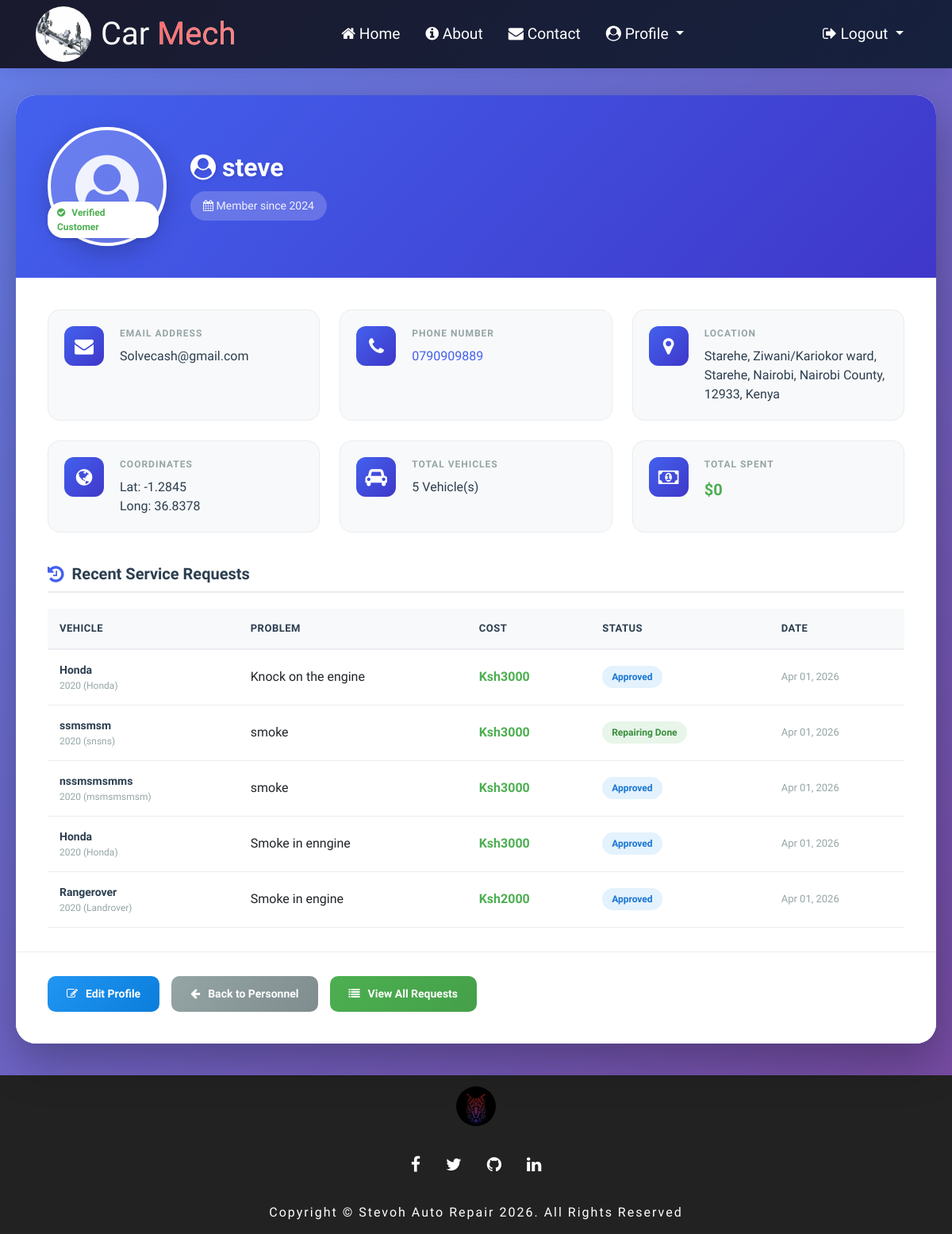
Screenshot of /single_customer/6/ with the database file from the repository.
### vehicle/models.py (models this page shows, shortened)
class Customer(models.Model):
    username = models.CharField(max_length=100)
    password = models.CharField(max_length=100)
    email = models.CharField(max_length=200)
    image = models.ImageField(upload_to="images/", blank=True, null=True)
    location = models.CharField(max_length=255)
    phone = models.CharField(max_length=100, null=False)
    latitude = models.DecimalField(max_digits=9, decimal_places=6, null=True, blank=True)
    longitude = models.DecimalField(max_digits=9, decimal_places=6, null=True, blank=True)
    class Meta:
        verbose_name_plural = "Customer"
    def get_absolute_url(self):
        return reverse('single_customer', kwargs={"id": self.id})

class Request(models.Model):
    type = [
        ('two wheeler with gear', 'two wheeler with gear'),
        ('two wheeler without gear', 'two wheeler without gear'),
        ('three wheeler', 'three wheeler'),
        ('four wheeler', 'four wheeler')
    ]
    category = models.CharField(max_length=100, choices=type)
    vehicle_no = models.CharField(max_length=100,   null=False)
    vehicle_name = models.CharField(max_length=100, null=False)
    vehicle_model = models.CharField(max_length=100, null=False)
    vehicle_brand = models.CharField(max_length=100, null=False)
    problem_description = models.CharField(max_length=1000, null=False)
    date = models.DateField(auto_now=True)
    cost = models.PositiveIntegerField(null=True)
    customer = models.ForeignKey('Customer', on_delete=models.CASCADE, null=True)
    mechanic = models.ForeignKey('Mechanic', on_delete=models.CASCADE, null=True)
    final = [
        ('Pending', 'Pending'),
        ('Approved', 'Approved'),
        ('Repairing', 'Repairing'),
        ('Repairing Done', 'Repairing Done'),
        ('Released', 'Released')
    ]
    status = models.CharField(max_length=100, choices=final, default='Pending', null=True)
    def __str__(self):
        return f"{self.vehicle_no} - {self.vehicle_name} - {self.vehicle_brand}"
    class Meta:
        ordering = ('-date',)
        verbose_name_plural = "Request"

### vehicle/views.py (the view)
# urls.py: path("single_customer/<int:id>/", views.get_single_customer, name='single_customer'),
def get_single_customer(request, id):
    customer = Customer.objects.get(id=id)
    context = {
        "customer": customer,
    }
    return render(request, "admin/single_customer.html", context)

### templates/admin/single_customer.html (shortened to what this page needs)
{% extends "others/base3.html" %}
{% load static %}
{% block name %}
<div class="single-customer-container">
    <div class="customer-profile-card">
        <div class="profile-header">
            <div class="profile-image-container">
                {% if customer.image and customer.image.url %}
                    <img src="{{ customer.image.url }}" alt="{{ customer.username }}" class="profile-image"/>
                {% else %}
                    <div class="default-avatar">
                        <i class="fa fa-user-circle"></i>
                    </div>
                {% endif %}
                <div class="profile-verified-badge">
                    <span class="verified-badge">
                        <i class="fa fa-check-circle"></i> Verified Customer
                    </span>
                </div>
            </div>
            <div class="profile-header-info">
                <h1 class="customer-name">
                    <i class="fa fa-user-circle"></i> {{ customer.username }}
                </h1>
                <p class="customer-since">
                    <i class="fa fa-calendar"></i> Member since {{ customer.date_joined|default:"2024" }}
                </p>
            </div>
        </div>
        <div class="profile-details">
            <div class="details-grid">
                <div class="detail-card">
                    <div class="detail-icon">
                        <i class="fa fa-envelope"></i>
                    </div>
                    <div class="detail-content">
                        <label>Email Address</label>
                        <p>{{ customer.email }}</p>
                    </div>
                </div>
                <div class="detail-card">
                    <div class="detail-icon">
                        <i class="fa fa-phone"></i>
                    </div>
                    <div class="detail-content">
                        <label>Phone Number</label>
                        <p><a href="tel:{{ customer.phone }}">{{ customer.phone }}</a></p>
                    </div>
                </div>
                <div class="detail-card">
                    <div class="detail-icon">
                        <i class="fa fa-map-marker"></i>
                    </div>
                    <div class="detail-content">
                        <label>Location</label>
                        <p>{{ customer.location }}</p>
                    </div>
                </div>
                <div class="detail-card">
                    <div class="detail-icon">
                        <i class="fa fa-globe"></i>
                    </div>
                    <div class="detail-content">
                        <label>Coordinates</label>
                        <p>
                            {% if customer.latitude and customer.longitude %}
                                Lat: {{ customer.latitude|floatformat:4 }}<br>
                                Long: {{ customer.longitude|floatformat:4 }}
                            {% else %}
                                Not available
                            {% endif %}
                        </p>
                    </div>
                </div>
                <div class="detail-card">
                    <div class="detail-icon">
                        <i class="fa fa-car"></i>
                    </div>
                    <div class="detail-content">
                        <label>Total Vehicles</label>
                        <p>{{ customer.request_set.count }} Vehicle(s)</p>
                    </div>
                </div>
                <div class="detail-card">
                    <div class="detail-icon">
                        <i class="fa fa-money"></i>
                    </div>
                    <div class="detail-content">
                        <label>Total Spent</label>
                        <p class="total-spent">${{ total_spent|default:"0" }}</p>
                    </div>
                </div>
            </div>
        </div>
        <div class="recent-requests-section">
            <div class="section-title">
                <i class="fa fa-history"></i>
                <h3>Recent Service Requests</h3>
            </div>
            <div class="table-responsive">
                <table class="requests-table">
                    <thead>
                        <tr>
                            <th>Vehicle</th>
                            <th>Problem</th>
                            <th>Cost</th>
                            <th>Status</th>
                            <th>Date</th>
                        </thead>
                        <tbody>
                            {% for request in customer.request_set.all|slice:":5" %}
                            <tr>
                                <td>
                                    <div class="vehicle-info">
                                        <strong>{{ request.vehicle_name }}</strong>
                                        <span class="vehicle-model">{{ request.vehicle_model }} ({{ request.vehicle_brand }})</span>
                                    </div>
                                </td>
                                <td>{{ request.problem_description|truncatechars:50 }}</td>
                                <td class="cost-cell">Ksh{{ request.cost }}</td>
                                <td>
                                    <span class="status-badge status-{{ request.status|lower|cut:' ' }}">
                                        {{ request.status }}
                                    </span>
                                </td>
                                <td class="date-cell">{{ request.date|date:"M d, Y" }}</td>
                            </tr>
                            {% endfor %}
                        </tbody>
                    </table>
                </div>
            </div>
        <div class="profile-actions">
            <a href="{{ customer.get_absolute_url }}" class="action-btn edit-btn">
                <i class="fa fa-edit"></i> Edit Profile
            </a>
            <a href="{% url 'view_personnel' %}" class="action-btn back-btn">
                <i class="fa fa-arrow-left"></i> Back to Personnel
            </a>
            <button onclick="viewAllRequests()" class="action-btn requests-btn">
                <i class="fa fa-list"></i> View All Requests
            </button>
        </div>
    </div>
</div>
{% endblock %}

### static/css/style.css (style rules this page uses)
body { font-family: "Quicksand", -apple-system, BlinkMacSystemFont, "Segoe UI", Roboto, "Helvetica Neue", Arial, "Noto Sans", sans-serif, "Apple Color Emoji", "Segoe UI Emoji", "Segoe UI Symbol", "Noto Color Emoji"; background-color: #fff; position: relative; }
body:before { content: ""; position: absolute; top: 0; left: 0; right: 0; bottom: 0; background: rgba(0, 0, 0, 0.5); -webkit-transition: .3s all ease; -o-transition: .3s all ease; transition: .3s all ease; opacity: 0; visibility: hidden; z-index: 1; }
p { color: #b3b3b3; font-weight: 300; }
h1, h2, h3, h4, h5, h6, .h1, .h2, .h3, .h4, .h5, .h6 { font-family: "Quicksand", -apple-system, BlinkMacSystemFont, "Segoe UI", Roboto, "Helvetica Neue", Arial, "Noto Sans", sans-serif, "Apple Color Emoji", "Segoe UI Emoji", "Segoe UI Symbol", "Noto Color Emoji"; }
a { -webkit-transition: .3s all ease; -o-transition: .3s all ease; transition: .3s all ease; }
a, a:hover { text-decoration: none !important; }

### static/main.css (style rules this page uses)
html, body { overflow-x: hidden; }
@media (min-width: 992px) { p { margin-bottom: 0; } }

### templates/others/navbar2.html (style rules this page uses)
body { padding-top: 80px; }

### rows the page displays
Customer: username "steve", email "Solvecash@gmail.com", phone "0790909889", location "Starehe, Ziwani/Kariokor ward, Starehe, Nairobi, Nairobi County, 12933, Kenya", latitude "-1.2845", longitude "36.8378", request_set.count "5"
Request: vehicle_name "Honda", vehicle_model "2020", vehicle_brand "Honda", problem_description "Knock on the engine", cost "3000", status "Approved", date "Apr 01, 2026"
Request: vehicle_name "ssmsmsm", vehicle_model "2020", vehicle_brand "snsns", problem_description "smoke", cost "3000", status "Repairing Done", date "Apr 01, 2026"
Request: vehicle_name "nssmsmsmms", vehicle_model "2020", vehicle_brand "msmsmsmsm", problem_description "smoke", cost "3000", status "Approved", date "Apr 01, 2026"
Request: vehicle_name "Honda", vehicle_model "2020", vehicle_brand "Honda", problem_description "Smoke in enngine", cost "3000", status "Approved", date "Apr 01, 2026"
Request: vehicle_name "Rangerover", vehicle_model "2020", vehicle_brand "Landrover", problem_description "Smoke in engine", cost "2000", status "Approved", date "Apr 01, 2026"

### other values shown
{{ customer.date_joined|default:"2024" }} "2024"
{{ total_spent|default:"0" }} "0"
